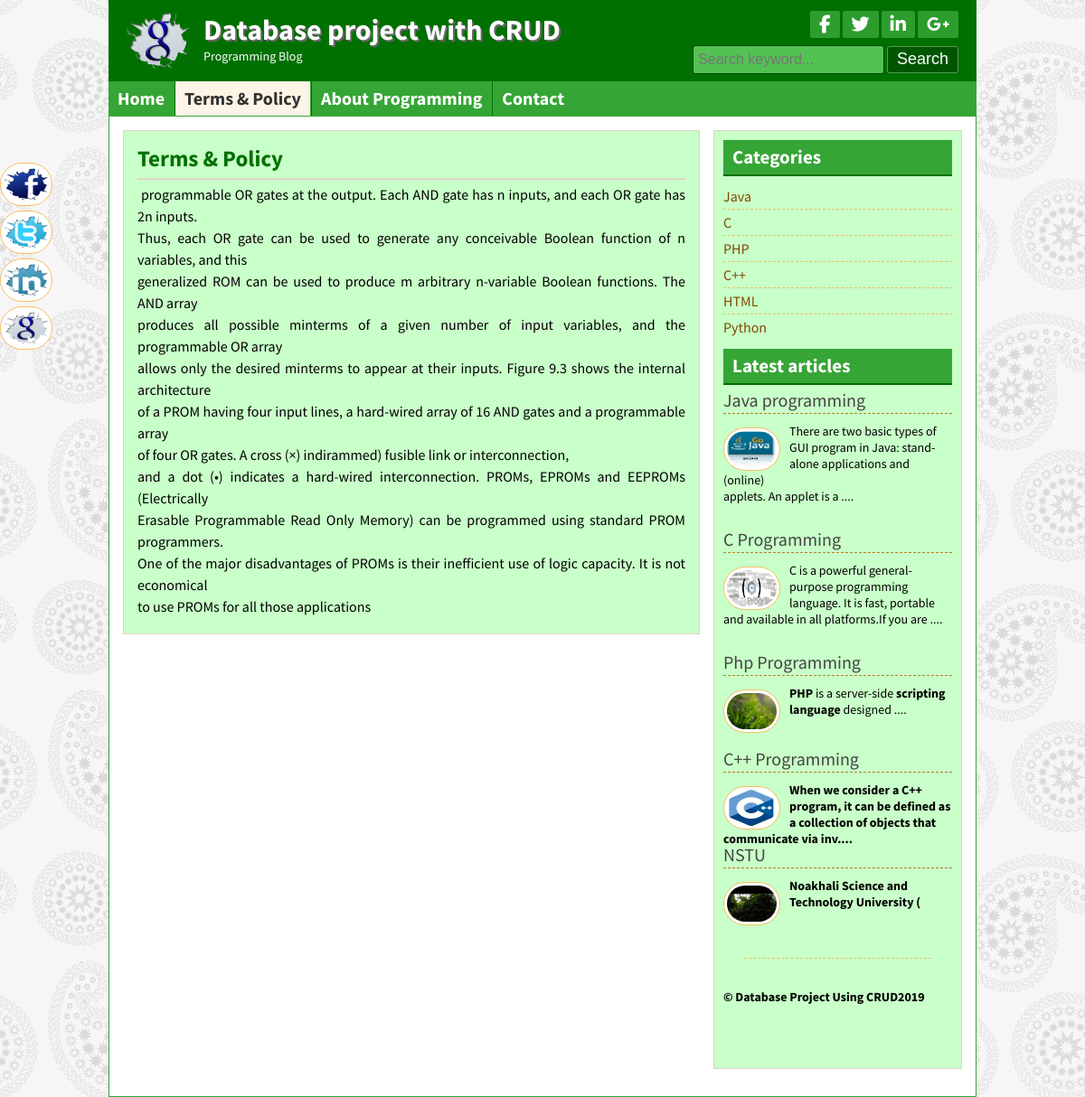
The app's page /page.php?pageid=2 with its own data.
### tables this page shows
CREATE TABLE IF NOT EXISTS `title_slogan` (
  `id` int(11) NOT NULL AUTO_INCREMENT,
  `title` varchar(255) NOT NULL,
  `slogan` varchar(255) NOT NULL,
  `logo` varchar(255) NOT NULL,
  PRIMARY KEY (`id`)
);

CREATE TABLE IF NOT EXISTS `tbl_social` (
  `id` int(11) NOT NULL AUTO_INCREMENT,
  `fb` varchar(255) NOT NULL,
  `tw` varchar(255) NOT NULL,
  `ln` varchar(255) NOT NULL,
  `gp` varchar(255) NOT NULL,
  PRIMARY KEY (`id`)
);

CREATE TABLE IF NOT EXISTS `tbl_page` (
  `id` int(11) NOT NULL AUTO_INCREMENT,
  `name` varchar(255) NOT NULL,
  `body` text NOT NULL,
  PRIMARY KEY (`id`)
);

CREATE TABLE IF NOT EXISTS `tbl_category` (
  `id` int(11) NOT NULL AUTO_INCREMENT,
  `name` varchar(50) NOT NULL,
  PRIMARY KEY (`id`)
);

CREATE TABLE IF NOT EXISTS `tbl_post` (
  `id` int(11) NOT NULL AUTO_INCREMENT,
  `cat` int(11) NOT NULL,
  `title` varchar(255) NOT NULL,
  `description` varchar(255) NOT NULL,
  `body` text NOT NULL,
  `image` varchar(255) NOT NULL,
  `author` varchar(50) NOT NULL,
  `tags` varchar(255) NOT NULL,
  `date` timestamp NOT NULL,
  `userid` int(11) NOT NULL,
  PRIMARY KEY (`id`)
);

CREATE TABLE IF NOT EXISTS `tbl_footer` (
  `id` int(11) NOT NULL AUTO_INCREMENT,
  `note` varchar(255) NOT NULL,
  PRIMARY KEY (`id`)
);

### lib/database.php (called while the page is built, shortened)
<?php
	class database{
		public $host = DB_HOST;
		public $user = DB_USER;
		public $pass = DB_PASS;
		public $dbname = DB_NAME;
		public $link;
		private function connectDB(){
			$this->link = new mysqli($this->host, $this->user, $this->pass, $this->dbname);
		}
		public function select($query){
			$result = $this->link->query($query) or die($this->link->error.__LINE__);
			if($result->num_rows >0 ){
				return $result;
			}else{
				return false;
			}
		}
	}
?>

### helpers/format.php (called while the page is built, shortened)
<?php
	class format{
		public function textshorten($text, $limit=400){
			$text = $text." ";
			$text = substr($text,0,$limit);
			$text = $text."....";
			return $text;
		}
	}
?>

### page.php (the view)
<?php include "inc/header.php"; ?>
<?php
	$pageid = mysqli_real_escape_string($db->link, $_GET['pageid']);
	if(!isset($pageid) || $pageid == NULL){
		header("Location:404.php");
	}else{
		$id = $pageid;
	}
?>
<?php
	$pagequery = "select * from tbl_page  where id='$id'";
	$pagedetail = $db->select($pagequery);
	if($pagedetail){
		while($result = $pagedetail->fetch_assoc()){
?>
	<div class="contentsection contemplete clear">
		<div class="maincontent clear">
			<div class="about">
				<h2><?php echo $result['name']; ?></h2>
				<?php echo $result['body']; ?>
			</div>
	</div>
<?php } }else{ header("Location:404.php");} ?>
<?php include "inc/sidebar.php"; ?>
<?php include "inc/footer.php"; ?>

### inc/header.php (shortened to what this page needs)
<?php include "lib/database.php"; ?>
<?php include "helpers/format.php"; ?>
<?php
	$db = new database();
	$fm = new format();
?>
<!DOCTYPE html>
<html>
<head>
	<?php include "scripts/css.php"; ?>
</head>
<body>
	<div class="headersection templete clear">
		<a href="index.php">
			<div class="logo">
			<?php
				$query = "select * from title_slogan where id='1'";
				$blog_title = $db->select($query);
				if($blog_title){
					while($result = $blog_title->fetch_assoc()){
			?>
				<img src="admin/<?php echo $result['logo']; ?>" alt="Logo"/>
				<h2><?php echo $result['title']; ?></h2>
				<p><?php echo $result['slogan']; ?></p>
			<?php } } ?>
			</div>
		</a>
		<div class="social clear">
			<div class="icon clear">
			<?php
				$query = "select * from tbl_social where id='1'";
				$socialmedia = $db->select($query);
				if($socialmedia){
					while($result = $socialmedia->fetch_assoc()){
			?>
				<a href="<?php echo $result['fb'];?>" target="_blank"><i class="fa fa-facebook"></i></a>
				<a href="<?php echo $result['tw'];?>" target="_blank"><i class="fa fa-twitter"></i></a>
				<a href="<?php echo $result['ln'];?>" target="_blank"><i class="fa fa-linkedin"></i></a>
				<a href="<?php echo $result['gp'];?>" target="_blank"><i class="fa fa-google-plus"></i></a>
			<?php } } ?>
			</div>
			<div class="searchbtn clear">
			<form action="search.php" method="get">
				<input type="text" name="search" placeholder="Search keyword..."/>
				<input type="submit" name="submit" value="Search"/>
			</form>
			</div>
		</div>
	</div>
<div class="navsection templete">
	<?php
		$path = $_SERVER['SCRIPT_FILENAME'];
		$currentpage  = basename($path, '.php');
	?>
	<ul>
		<li><a <?php if($currentpage == 'index'){echo 'id="active"'; } ?> href="index.php">Home</a></li>
		<?php
			$query = "select * from tbl_page";
			$pages = $db->select($query);
			if($pages){
				while($result = $pages->fetch_assoc()){
		?>
			<li><a
			<?php
				if(isset($_GET['pageid']) && $_GET['pageid'] == $result['id']){
					echo 'id="active"';
				}
			?>
			href= "page.php?pageid=<?php echo $result['id']; ?>">
			<?php echo $result['name']; ?></a></li>
		<?php } } ?>
		<li><a <?php if($currentpage == 'contact'){echo 'id="active"'; } ?> href="contact.php">Contact</a></li>
	</ul>
</div>

### inc/sidebar.php
<div class="sidebar clear">
		<div class="samesidebar clear">
			<h2>Categories</h2>
				<ul>
					<?php
						$query = "select * from tbl_category";
						$category = $db->select($query);
						if($category){
							while($result = $category->fetch_assoc()){
					?>
					<li><a href="posts.php?category=<?php echo $result['id']; ?>"><?php echo $result['name']; ?></a></li>
					<?php } }else{ ?>
						<li>NO Category Created.</li>
					<?php  } ?>
				</ul>
		</div>
		<div class="samesidebar clear">
			<h2>Latest articles</h2>
				<?php
					$query = "select * from tbl_post limit 5";
					$post = $db->select($query);
					if($post){
						while($result = $post->fetch_assoc()){
				?>
				<div class="popular clear">
					<h3><a href="post.php?id=<?php echo $result['id']; ?>"><?php echo $result['title']; ?></a></h3>
					<a href="post.php?id=<?php echo $result['id']; ?>">
						<img src="admin/<?php echo $result['image']; ?>" alt="post image"/></a>
					<?php echo $fm->textshorten($result['body'], 120); ?>
				</div>
		<?php } }else {header("Location:404.php");} ?>
		</div>
	</div>

### inc/footer.php (shortened to what this page needs)
</div>
	<div class="footersection templete clear">
	  <div class="footermenu clear">
		<ul>
			<li><a href="#">Home</a></li>
			<li><a href="#">About</a></li>
			<li><a href="#">Contact</a></li>
			<li><a href="#">Privacy</a></li>
		</ul>
	  </div>
	<?php
			$query = "select * from tbl_footer where id='1'";
			$copyright = $db->select($query);
			if($copyright){
				while($result = $copyright->fetch_assoc()){
	?>
	  <p>&copy; <?php echo $result['note']; ?><?php echo date('Y'); ?></p>
	<?php } }?>
	</div>
	<div class="fixedicon clear">
	<?php
		$query = "select * from tbl_social where id='1'";
		$socialmedia = $db->select($query);
		if($socialmedia){
			while($result = $socialmedia->fetch_assoc()){
	?>
		<a href="<?php echo $result['fb'];?>" target="_blank"><img src="images/fb.png" alt="Facebook"/></a>
		<a href="<?php echo $result['tw'];?>" target="_blank"><img src="images/tw.png" alt="Twitter"/></a>
		<a href="<?php echo $result['ln'];?>" target="_blank"><img src="images/in.png" alt="LinkedIn"/></a>
		<a href="<?php echo $result['gp'];?>" target="_blank"><img src="images/gl.png" alt="GooglePlus"/></a>
	<?php } } ?>
	</div>
</body>
</html>

### style.css (style rules this page uses)
* { margin:0;padding:0;outline:0 }
body { font-family: 'Source Sans Pro', sans-serif;font-size:14px;line-height:18px;color:#000;background:url(images/bg.png)repeat fixed 0 0 #fff; }
.templete { width:960px;margin:0 auto; }
.contemplete { margin: 0 auto; width: 928px; }
.clear { overflow:hidden; }
input[type="text"], input[type="email"] { border: 1px solid #cfc5b6; border-radius: 3px; margin-bottom: 5px; padding: 5px; width: 300px; }
input[type="submit"] { background: #b7801c none repeat scroll 0 0; border: 1px solid #e6af4b; color: #fff; cursor: pointer; font-size: 20px; padding: 1px 10px; }
.headersection { background: #ca932f none repeat scroll 0 0; color: #fff; }
.logo { float: left; width: 580px; }
.logo img { float: left; margin-right: 15px; padding-bottom: 10px; padding-left: 20px; padding-top: 10px; width: 70px; }
.logo h2 { color: #fff; font-size: 32px; margin-bottom: 11px; margin-top: 24px; text-shadow: 2px 2px 0 #666; }
.logo p { color:#fff; }
.social { float: right; margin-right: 20px; margin-top: 12px; text-align: right; width: 360px; }
.icon { float: right; }
.icon a { background: #a56e0a none repeat scroll 0 0; border-radius: 2px; color: #fff; display: block; float: left; font-size: 20px; margin-left: 3px; padding: 5px 10px; }
.searchbtn { float: right; margin-top: 8px; }
.searchbtn input[type="text"] { border: 1px solid #A56E0A; width: 200px; background: #FFE07C; font-size: 16px; height: 20px; }
.searchbtn input[type="submit"] { border: 1px solid #9d6602; border-radius: 3px; font-size: 18px; height: 30px; padding-left: 10px; padding-right: 10px; padding-top: 0; cursor: pointer; }
.navsection { background: #e6af4b none repeat scroll 0 0; min-height: 38px; }
.navsection ul { margin:0;padding:0;list-style:none; }
.navsection ul li { border-left: 1px solid #fdc662; border-right: 1px solid #c18a26; display: block; float: left; position:relative; }
.navsection ul li:first-child { border-left: 0px solid #fdc662; }
.navsection ul li:last-child { border-right: 0px solid #c18a26; }
.navsection ul li a { color: #fff; display: block; font-size: 20px; font-weight: bold; padding: 10px; text-decoration: none; }
.navsection ul li a:hover, #active { background:#FEF4E5;color:#333; }
.contentsection { background: #ffffff none repeat scroll 0 0; border: 1px solid #ca932f; padding: 15px; }
.maincontent { background: #fef4e5 none repeat scroll 0 0; border: 1px solid #ded4c5; float: left; margin: 0 15px 15px 0; padding: 8px 15px; width: 606px; }
.about { font-size: 16px; line-height: 24px; text-align: justify; }
.about p { font-size: 16px; line-height: 24px; margin-bottom: 10px; text-align: justify; }
.samepost h2, .about h2 { border-bottom: 2px solid #e0d6c7; color: #ac7511; font-size: 25px; margin-bottom: 4px; padding: 10px 10px 10px 0; }
.sidebar { background: #fef4e5 none repeat scroll 0 0; border: 1px solid #ded4c5; float: right; margin-bottom: 15px; margin-top: 0; padding: 10px; width: 253px; }
.samesidebar { margin-bottom: 10px; }
.samesidebar h2 { background: #e6af4b none repeat scroll 0 0; border-bottom: 2px solid #b7801c; color: #333; margin-bottom: 8px; padding: 10px; }
.samesidebar ul { padding:0;margin:0;list-style:none; }
.samesidebar ul li { border-bottom: 1px dashed #e9c05c; font-size: 16px; padding: 5px 8px 5px 0; }
.samesidebar ul li:last-child { border-bottom: 0px dashed #e9c05c; }
.samesidebar ul li a { color: #814a00; text-decoration: none; }
.samesidebar p { margin-bottom: 10px; }
.popular { margin-bottom: 20px; }
.popular h3 { border-bottom: 1px dashed #b7801c; font-size: 20px; font-weight: normal; margin-bottom: 10px; padding-bottom: 5px; }
.popular h3 a { text-decoration:none;color:#444 }
.popular img { background: #fff none repeat scroll 0 0; border: 1px solid #f6bf5b; border-radius: 30px; float: left; height: 40px; margin-right: 10px; margin-top: 5px; padding: 3px; width: 55px; }
.footermenu { margin-top: 25px; margin-bottom: 5px; }
.footermenu ul { padding:0;margin:0;list-style:none;text-align:center; }
.footermenu ul li { display:inline-block; }
.footermenu ul li a { color: #E6AF4B; font-size: 18px; margin-right: 5px; }
.fixedicon { left: 0; position: fixed; top: 175px; width: 60px; }
.fixedicon img { width: 50px; }

### records on screen
title_slogan: logo (picture), title "Database project with CRUD", slogan "Programming Blog"
tbl_page: name "Terms & Policy", body "programmable OR gates at the output. Each AND gate has n inputs, and each OR gate has 2n inputs. Thus, each OR gate can be used to generate any conceivable Boolean function of n variables, and this generalized ROM can be used to produce m arbitrary n-variable Boolean functions. The AND array produces all possible minterms of a given number of input variables, and the programmable OR array allows only the desired minterms to appear at their inputs. Figure 9.3 shows the internal architecture of a PROM having four input lines, a hard-wired array of 16 AND gates and a programmable array of four OR gates. A cross (×) indirammed) fusible link or interconnection, and a dot (•) indicates a…"
tbl_page: name "About Programming"
tbl_category: name "Java"
tbl_category: name "C"
tbl_category: name "PHP"
tbl_category: name "C++"
tbl_category: name "HTML"
tbl_category: name "Python"
tbl_post: title "Java programming", image (picture), body "There are two basic types of GUI program in Java: stand-alone applications and (online) applets. An applet is a ...."
tbl_post: title "C Programming", image (picture), body "C is a powerful general-purpose programming language. It is fast, portable and available in all platforms.If you are ...."
tbl_post: title "Php Programming", image (picture), body "PHP is a server-side scripting language designed ...."
tbl_post: title "C++ Programming", image (picture), body "When we consider a C++ program, it can be defined as a collection of objects that communicate via inv...."
tbl_post: title "NSTU", image (picture), body "Noakhali Science and Technology University ("
tbl_footer: note "Database Project Using CRUD"
